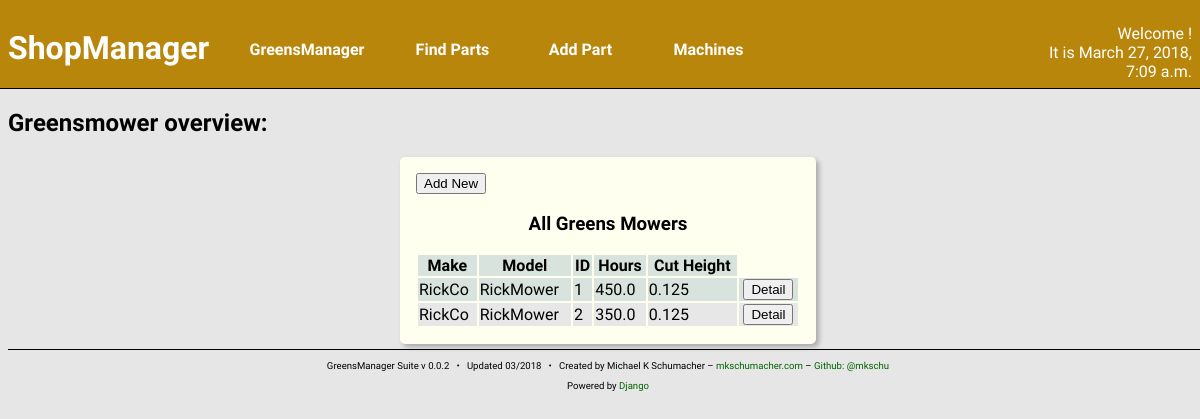
/shop/greensmow/, run on an earlier commit of the app's database.
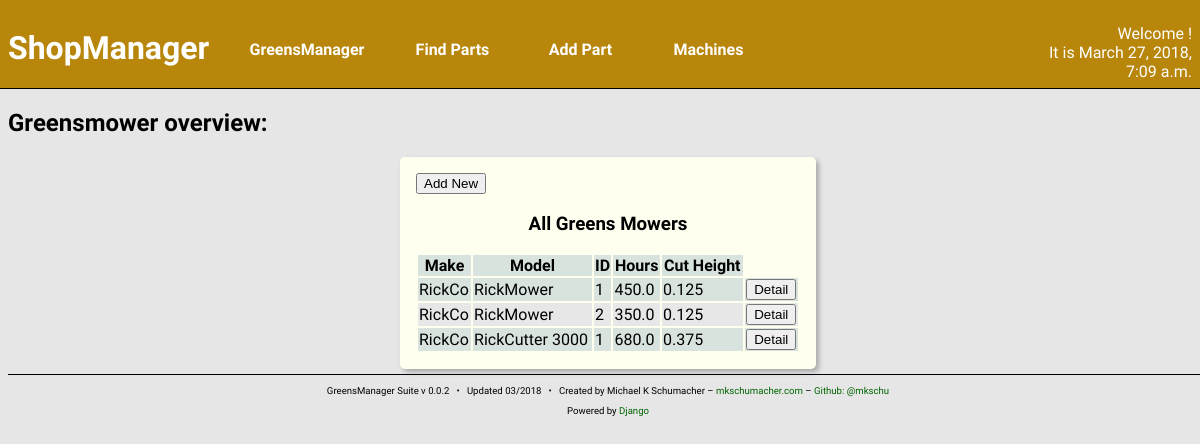
And on a later commit of the database.
### machines/models.py (models this page shows, shortened)
class Mower(Machine):
    cut_height = models.FloatField()

class GreensMower(Mower):
    """
    GreensMower class

    A subclass of Machine->Mower. Tracks machines typically used to
    mow greens.
    """

class Machine(models.Model):
    make = models.CharField(max_length=128)
    model = models.TextField(max_length=256)
    year = models.IntegerField()
    ident_number = models.CharField(max_length=16,
                                    blank = True,
                                    null = True)
    date_purchased = models.DateField()
    hours = models.FloatField()
    in_commission = models.BooleanField(default = True)
    fuel_type = models.ManyToManyField('parts.Fuel',
                                       blank = True,
                                       related_name = '+')
    oil_type = models.ManyToManyField('parts.Oil',
                                      blank = True,
                                      related_name = '+')
    oil_capacity = models.FloatField(blank = True, null = True)
    hyd_oil_type = models.ManyToManyField('parts.Oil',
                                          blank = True,
                                          related_name = '+')
    hyd_oil_capacity = models.FloatField(blank = True, null = True)
    oil_filter = models.ManyToManyField('parts.Filter',
                                        blank = True,
                                        related_name = '+')
    hyd_oil_filter = models.ManyToManyField('parts.Filter',
                                            blank = True,
                                            related_name = '+')
    fuel_filter = models.ManyToManyField('parts.Filter',
                                         blank = True,
                                         related_name = '+')
    created_at = models.DateTimeField(auto_now_add=True)
    updated_at = models.DateTimeField(auto_now=True)

class Mower(Machine):
    cut_height = models.FloatField()

### machines/views.py (the view)
def greensmowIndex(request):
    mowers = GreensMower.objects.all()
    context = {
        'curr_time': curr_time(),
        'mowers': mowers,
    }
    return render(request, 'machines/greensmow_index.html', context)

### machines/views.py (called while the page is built)
def curr_time():
    return now()

### machines/templates/machines/greensmow_index.html
{% include "machines/shophead.html" %}
<h2>Greensmower overview:</h2>
<section class="content-block content-block-full">
    <a href="{% url 'shop:greensmow_new' %}">
        <button>Add New</button>
    </a>
    <h3>All Greens Mowers</h3>
    <table>
        <thead>
            <th>Make</th>
            <th>Model</th>
            <th>ID</th>
            <th>Hours</th>
            <th>Cut Height</th>
        </thead>
        {% for m in mowers %}
        <tr>
            <td>{{ m.make }}</td>
            <td>{{ m.model }}</td>
            <td>{{ m.ident_number }}</td>
            <td>{{ m.hours }}</td>
            <td>{{ m.cut_height }}</td>
            <td class="center-align">
                <a href="{% url 'shop:greensmow_detail' pk=m.pk %}"
                   class="center-align">
                   <button>Detail</button>
                </a>
            </td>
        </tr>
        {% endfor %}
    </table>
</section>
{% include "foot.html" %}

What changed in the data, as far as the page shows it:
added GreensMower: make "RickCo", model "RickCutter 3000", ident_number "1", hours "680.0", cut_height "0.375"
